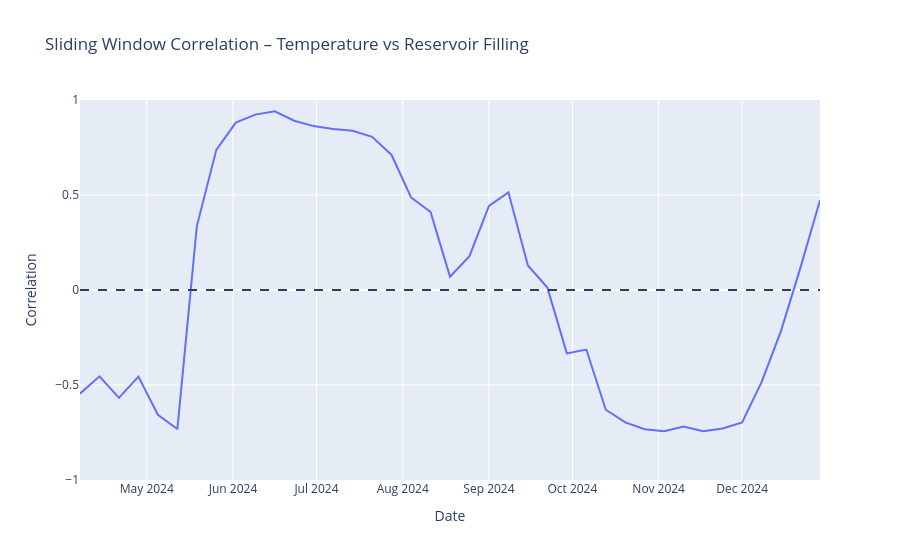

The notebook cell saved with this chart:
### Code cell
import plotly.graph_objects as go

corr_plot = temperature_corr.dropna()

fig = go.Figure()

fig.add_trace(
    go.Scatter(
        x=corr_plot.index,
        y=corr_plot["correlation"],
        mode="lines",
        name="Rolling correlation"
    )
)

fig.add_hline(
    y=0,
    line_dash="dash"
)

fig.update_layout(
    title="Sliding Window Correlation – Temperature vs Reservoir Filling",
    xaxis_title="Date",
    yaxis_title="Correlation",
    hovermode="x unified"
)

fig.update_yaxes(
    range=[-1, 1]
)

fig.show()
